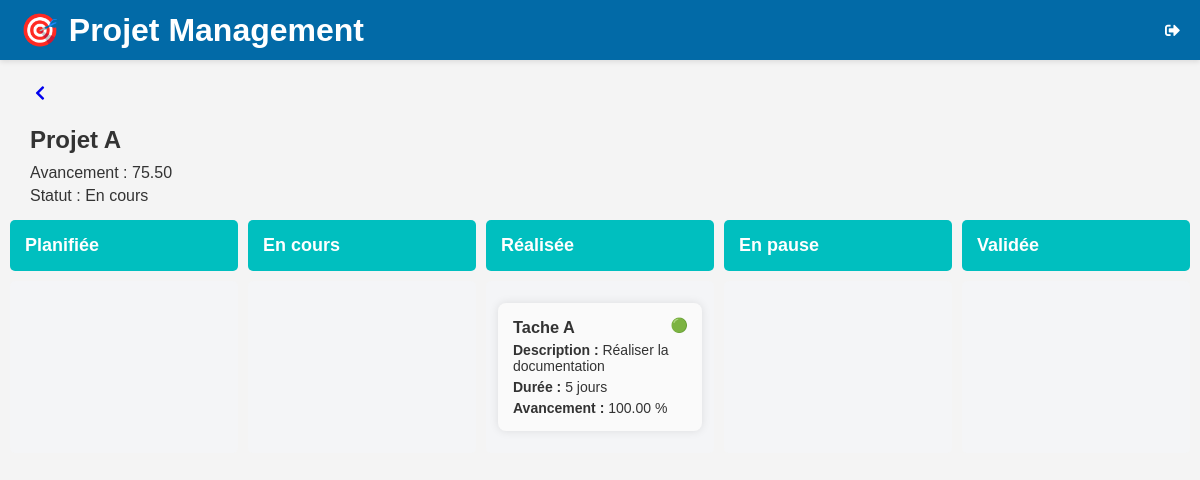
The page /projetmanagement/projet/1/ on the database as committed earlier.
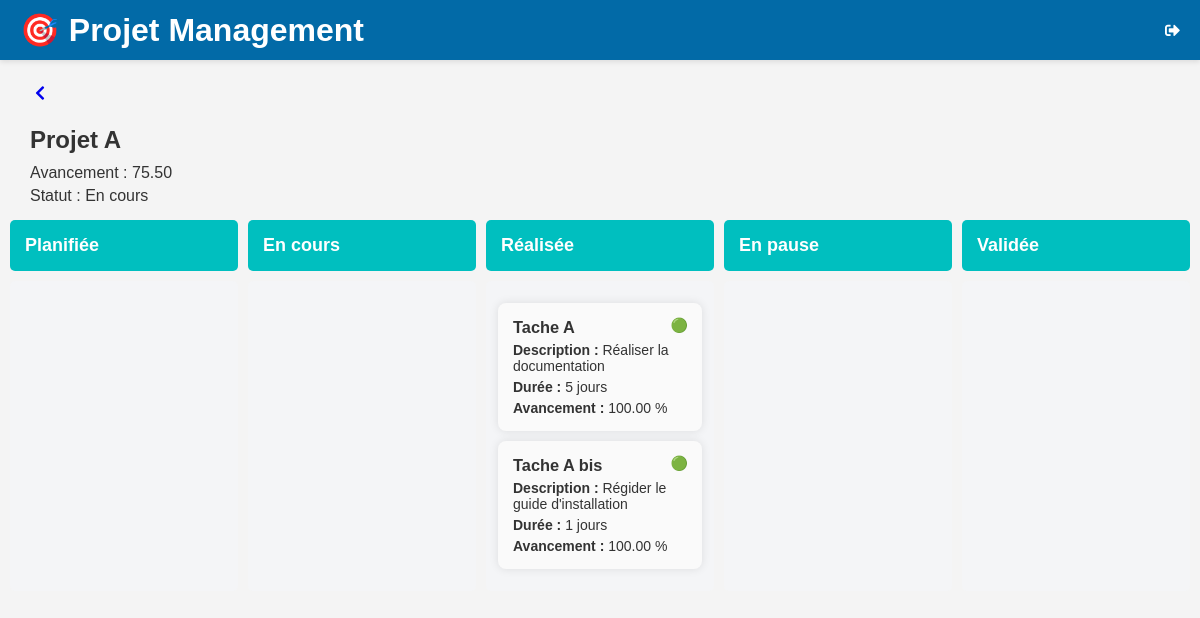
The same page on the database as committed later.
### projetmanagement/models.py (models this page shows)
class Taches(models.Model):
    id_tache = models.IntegerField(primary_key=True)
    libelle = models.CharField(max_length=255)
    description = models.TextField()
    niveau_profondeur = models.SmallIntegerField()
    duree = models.IntegerField()
    avancement = models.DecimalField(max_digits=15, decimal_places=2)
    PRIORITE_CHOICES = (
        (1, '1'),
        (2, '2'),
        (3, '3'),
    )
    priorite = models.IntegerField(choices=PRIORITE_CHOICES)
    STATUT_CHOICES = (
        ('Planifiée', 'Planifiée'),
        ('En cours', 'En cours'),
        ('Réalisée', 'Réalisée'),
        ('En pause', 'En pause'),
        ('Validée', 'Validée'),
    )
    statut = models.CharField(max_length=50, choices=STATUT_CHOICES)
    tache_parent = models.ForeignKey('self', null=True, blank=True, related_name='sous_taches',
                                     on_delete=models.CASCADE)
    date = models.ForeignKey(Dates, on_delete=models.SET_NULL, null=True)
    projet = models.ForeignKey(Projets, on_delete=models.CASCADE)

### projetmanagement/views.py (the view)
# urls.py: path('projet/<int:projet_id>/', views.detail_projet, name='detail_projet'),
def detail_projet(request, projet_id):
    projet = get_object_or_404(Projets, pk=projet_id)
    taches_par_statut = {
        'Planifiée': Taches.objects.filter(projet_id=projet.id_projet, statut='Planifiée'),
        'En cours': Taches.objects.filter(projet_id=projet.id_projet, statut='En cours'),
        'Réalisée': Taches.objects.filter(projet_id=projet.id_projet, statut='Réalisée'),
        'En pause': Taches.objects.filter(projet_id=projet.id_projet, statut='En pause'),
        'Validée': Taches.objects.filter(projet_id=projet.id_projet, statut='Validée'),
    }
    return render(request, 'detail_projet.html', {'projet': projet, 'taches_par_statut': taches_par_statut})

### projetmanagement/templates/detail_projet.html (shortened to what this page needs)
{% load static %}
<!DOCTYPE html>
<html lang="en">
<head>
    <link rel="stylesheet" type="text/css" href="{% static 'style_detail_projet.css' %}">
    <link rel="stylesheet" type="text/css" href="{% static 'style.css' %}">
    <link rel="stylesheet" href="https://cdnjs.cloudflare.com/ajax/libs/font-awesome/5.15.4/css/all.min.css">
</head>
<body>
{% include 'header.html' %}
<div class="retour">
    <a href="{% url 'liste_projets' %}">
        <i class="fas fa-chevron-left back-icon" title="Retour"></i>
    </a>
</div>
<h2>
    {{ projet.nom }}
</h2>
<div class="detail-projet">
    <p>Avancement : {{ projet.avancement }}</p>
    <p>Statut : {{ projet.statut }}</p>
</div>
<table>
    <thead>
    <tr>
        <th>Planifiée</th>
        <th>En cours</th>
        <th>Réalisée</th>
        <th>En pause</th>
        <th>Validée</th>
    </tr>
    </thead>
    <tbody>
    <tr>
        {% for statut, taches in taches_par_statut.items %}
            <td class="statut {{ statut }}">
                <ul>
                    {% for tache in taches %}
                        <li class="tache {% if tache.priorite == 1 %}priorite-basse{% elif tache.priorite == 2 %}priorite-moyenne{% else %}priorite-haute{% endif %}">
                            <h3>{{ tache.libelle }}</h3>
                            <p><strong>Description : </strong> {{ tache.description }}</p>
                            <p><strong>Durée : </strong>{{ tache.duree }} jours</p>
                            <p><strong>Avancement :</strong> {{ tache.avancement }} %</p>
                        </li>
                    {% endfor %}
                </ul>
            </td>
        {% endfor %}
    </tr>
    </tbody>
</table>
</body>
</html>

Rows that differ between the two databases and show on the page:
added Taches: libelle "Tache A bis", description "Régider le guide d'installation", duree "1", avancement "100.00"
